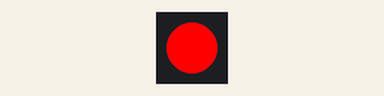
Bench run of a sketch on a simulated Arduino Uno, built with avr-gcc and run on an emulated ATmega328P. Parts: 1 RGB LEDs in strip order, left to right.

Above: at 0.2 s.
At 1.7 s:
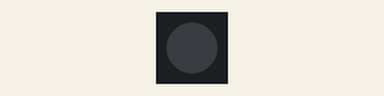
Timing chart, 0 to 3.0 s (numbered marks = the images above):
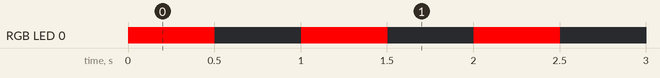

Measured:
- by itself, RGB LED 0: alternates RGB(255, 0, 0) for 0.50 s and off for 0.50 s

The sketch:

my_fastLED.ino
```cpp
/// @file    Blink.ino
/// @brief   Blink the first LED of an LED strip
/// @example Blink.ino

#include <FastLED.h>

// How many leds in your strip?
#define NUM_LEDS 1

// For led chips like WS2812, which have a data line, ground, and power, you just
// need to define DATA_PIN.  For led chipsets that are SPI based (four wires - data, clock,
// ground, and power), like the LPD8806 define both DATA_PIN and CLOCK_PIN
// Clock pin only needed for SPI based chipsets when not using hardware SPI
#define DATA_PIN 3
//#define CLOCK_PIN 13

// Define the array of leds
CRGB leds[NUM_LEDS];

void setup() {
    // Uncomment/edit one of the following lines for your leds arrangement.
    // ## Clockless types ##
    FastLED.addLeds<NEOPIXEL, DATA_PIN>(leds, NUM_LEDS);  // GRB ordering is assumed
    // FastLED.addLeds<SM16703, DATA_PIN, RGB>(leds, NUM_LEDS);
    // FastLED.addLeds<TM1829, DATA_PIN, RGB>(leds, NUM_LEDS);
    // FastLED.addLeds<TM1812, DATA_PIN, RGB>(leds, NUM_LEDS);
    // FastLED.addLeds<TM1809, DATA_PIN, RGB>(leds, NUM_LEDS);
    // FastLED.addLeds<TM1804, DATA_PIN, RGB>(leds, NUM_LEDS);
    // FastLED.addLeds<TM1803, DATA_PIN, RGB>(leds, NUM_LEDS);
    // FastLED.addLeds<UCS1903, DATA_PIN, RGB>(leds, NUM_LEDS);
    // FastLED.addLeds<UCS1903B, DATA_PIN, RGB>(leds, NUM_LEDS);
    // FastLED.addLeds<UCS1904, DATA_PIN, RGB>(leds, NUM_LEDS);
    // FastLED.addLeds<UCS2903, DATA_PIN, RGB>(leds, NUM_LEDS);
    // FastLED.addLeds<WS2812, DATA_PIN, RGB>(leds, NUM_LEDS);  // GRB ordering is typical
    // FastLED.addLeds<WS2852, DATA_PIN, RGB>(leds, NUM_LEDS);  // GRB ordering is typical
    // FastLED.addLeds<WS2812B, DATA_PIN, RGB>(leds, NUM_LEDS);  // GRB ordering is typical
    // FastLED.addLeds<GS1903, DATA_PIN, RGB>(leds, NUM_LEDS);
    // FastLED.addLeds<SK6812, DATA_PIN, RGB>(leds, NUM_LEDS);  // GRB ordering is typical
    // FastLED.addLeds<SK6822, DATA_PIN, RGB>(leds, NUM_LEDS);
    // FastLED.addLeds<APA106, DATA_PIN, RGB>(leds, NUM_LEDS);
    // FastLED.addLeds<PL9823, DATA_PIN, RGB>(leds, NUM_LEDS);
    // FastLED.addLeds<SK6822, DATA_PIN, RGB>(leds, NUM_LEDS);
    // FastLED.addLeds<WS2811, DATA_PIN, RGB>(leds, NUM_LEDS);
    // FastLED.addLeds<WS2813, DATA_PIN, RGB>(leds, NUM_LEDS);
    // FastLED.addLeds<APA104, DATA_PIN, RGB>(leds, NUM_LEDS);
    // FastLED.addLeds<WS2811_400, DATA_PIN, RGB>(leds, NUM_LEDS);
    // FastLED.addLeds<GE8822, DATA_PIN, RGB>(leds, NUM_LEDS);
    // FastLED.addLeds<GW6205, DATA_PIN, RGB>(leds, NUM_LEDS);
    // FastLED.addLeds<GW6205_400, DATA_PIN, RGB>(leds, NUM_LEDS);
    // FastLED.addLeds<LPD1886, DATA_PIN, RGB>(leds, NUM_LEDS);
    // FastLED.addLeds<LPD1886_8BIT, DATA_PIN, RGB>(leds, NUM_LEDS);
    // ## Clocked (SPI) types ##
    // FastLED.addLeds<LPD6803, DATA_PIN, CLOCK_PIN, RGB>(leds, NUM_LEDS);  // GRB ordering is typical
    // FastLED.addLeds<LPD8806, DATA_PIN, CLOCK_PIN, RGB>(leds, NUM_LEDS);  // GRB ordering is typical
    // FastLED.addLeds<WS2801, DATA_PIN, CLOCK_PIN, RGB>(leds, NUM_LEDS);
    // FastLED.addLeds<WS2803, DATA_PIN, CLOCK_PIN, RGB>(leds, NUM_LEDS);
    // FastLED.addLeds<SM16716, DATA_PIN, CLOCK_PIN, RGB>(leds, NUM_LEDS);
    // FastLED.addLeds<P9813, DATA_PIN, CLOCK_PIN, RGB>(leds, NUM_LEDS);  // BGR ordering is typical
    // FastLED.addLeds<DOTSTAR, DATA_PIN, CLOCK_PIN, RGB>(leds, NUM_LEDS);  // BGR ordering is typical
    // FastLED.addLeds<APA102, DATA_PIN, CLOCK_PIN, RGB>(leds, NUM_LEDS);  // BGR ordering is typical
    // FastLED.addLeds<SK9822, DATA_PIN, CLOCK_PIN, RGB>(leds, NUM_LEDS);  // BGR ordering is typical
}

void loop() {
  // Turn the LED on, then pause
  leds[0] = CRGB::Red;
  FastLED.show();
  delay(500);
  // Now turn the LED off, then pause
  leds[0] = CRGB::Black;
  FastLED.show();
  delay(500);
}
```
